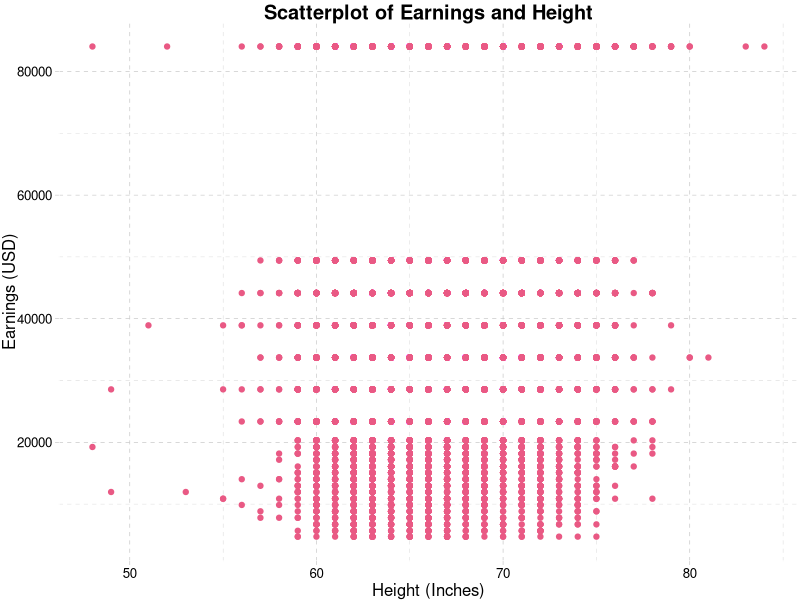

Write R code to recreate this figure.
## ---- chunk 1
knitr::opts_chunk$set(echo = TRUE)
# in case these are not installed - uncomment and then run.
# install.packages("readxl")
# install.packages("ggplot2")

library(readxl)
library(ggplot2)
library(ggthemes)
theme_set(theme_pander())

# Setting working directory
setwd("C:/Users/Zaeen de Souza/OneDrive/Desktop/Datasets/Chapter 4 Single Regression")

# Loading the data as 'pset_data'
pset_data <- read_excel("Earnings_and_Height.xlsx")
## ---- chunk 2
summary(iris$Sepal.Length)
## ---- chunk 3
summary(pset_data$height)
## ---- chunk 4
below <- subset(pset_data, height <= 67)
mean(below$earnings, na.rm = T)
## ---- chunk 5
above <- subset(pset_data, height > 67)
mean(above$earnings, na.rm = T)
## ---- chunk 6
t.test(above$earnings, below$earnings)
## ---- chunk 7

# d0 equal to zero since we don't want to impose a direction on the test
d0 <- 0

# here we create the mean, variance and n of the above sample
a_mu <- mean(above$earnings, na.rm = T)
a_var <- var(above$earnings, na.rm = T)
a_n <- length(above$earnings)

# here we create the mean, variance and n of the below sample
b_mu <- mean(below$earnings, na.rm = T)
b_var <- var(below$earnings, na.rm = T)
b_n <- length(below$earnings)

# rounding up to 2 decimal places with round(formula,2)
round((a_mu-b_mu-d0)/(sqrt((a_var/a_n-1)+(b_var/b_n-1))), 2)

## ---- chunk 8
ggplot(pset_data) + 
    geom_point(aes(y = earnings, 
                   x = height), 
               colour = "#e95984") + 
    ylab("Earnings (USD)") +
    xlab("Height (Inches)") +
  labs(title = "Scatterplot of Earnings and Height")
## ---- chunk 9
model_1 <- lm(earnings ~ height, data = pset_data)
summary(model_1)
## ---- chunk 10
pset_data$cm_height <- pset_data$height * 2.54
model_2 <- lm(earnings ~ cm_height, data = pset_data)
summary(model_2)
## ---- chunk 11
sqrt(sum(model_2$residuals^2) / (17870 - 2))
## ---- chunk 12
model_3 <- lm(earnings ~ height, data = subset(pset_data, sex == 0))
summary(model_3)
## ---- chunk 13
mean(pset_data$height[pset_data$sex == 0])
## ---- chunk 14
# there is a minor difference due to rounding.
mean(pset_data$earnings[pset_data$sex == 0])
## ---- chunk 15
model_4 <- lm(earnings ~ height, data = subset(pset_data, sex == 1))
summary(model_4)
## ---- chunk 16
mean(pset_data$height[pset_data$sex == 1])
